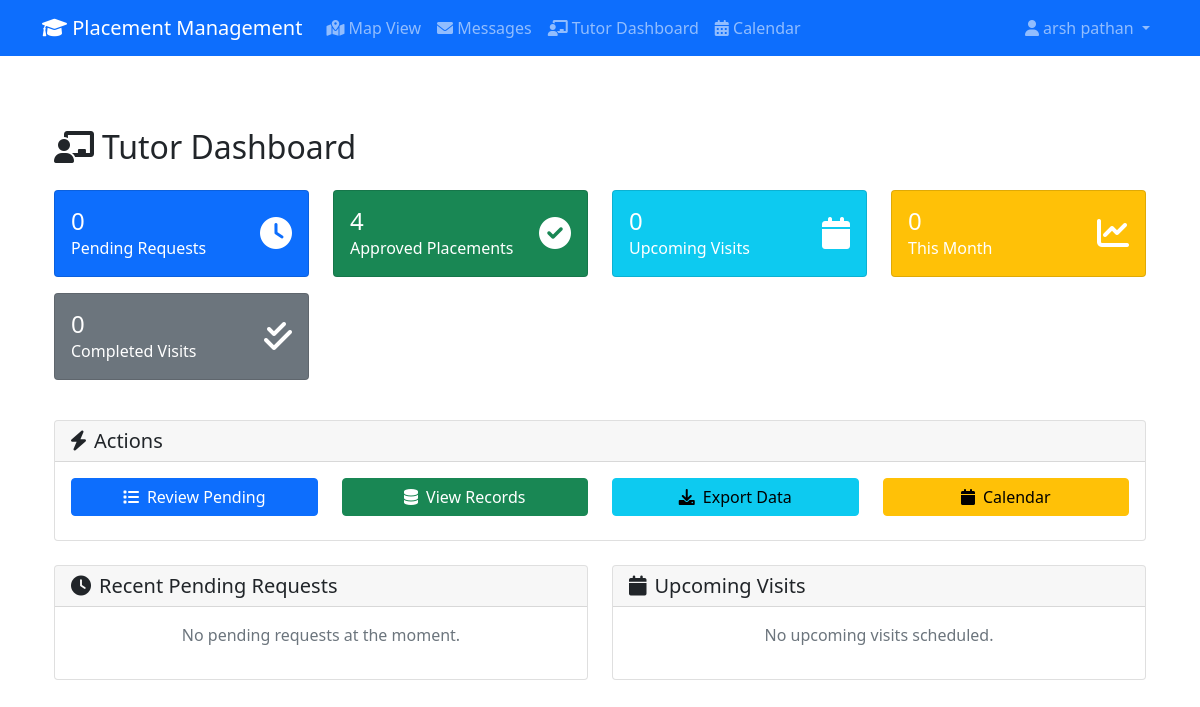
/tutors/dashboard/ (signed in), run on an earlier commit of the app's database.
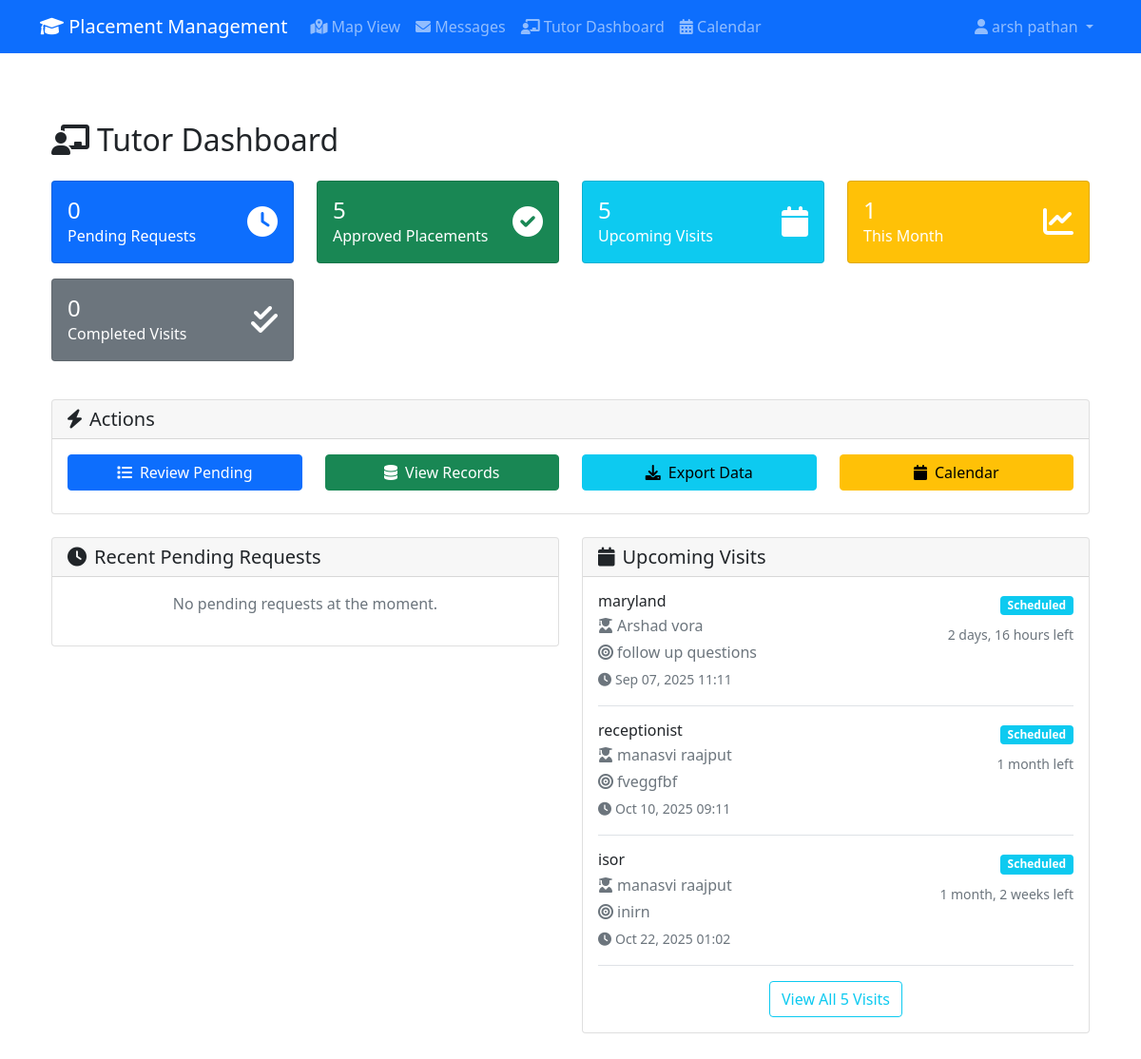
And on a later commit of the database.
### placements/models.py (models this page shows, shortened)
class VisitSchedule(models.Model):
    placement_request = models.ForeignKey(PlacementRequest, on_delete=models.CASCADE)
    tutor = models.ForeignKey(User, on_delete=models.CASCADE)
    visit_date = models.DateTimeField()
    purpose = models.CharField(max_length=200)
    notes = models.TextField(blank=True)
    completed = models.BooleanField(default=False)
    created_at = models.DateTimeField(auto_now_add=True)

class PlacementRequest(models.Model):
    STATUS_CHOICES = (
        ('pending', 'Pending'),
        ('approved_by_provider', 'Approved by Provider'),
        ('approved_by_tutor', 'Approved by Tutor'),
        ('rejected', 'Rejected'),
        ('completed', 'Completed'),
    )
    student = models.ForeignKey(StudentProfile, on_delete=models.CASCADE)
    provider = models.ForeignKey(ProviderProfile, on_delete=models.CASCADE)
    tutor = models.ForeignKey(
        'accounts.TutorProfile',
        on_delete=models.SET_NULL,
        null=True,
        blank=True,
        related_name='placement_requests',
        verbose_name='Assigned Tutor'
    )
    company_name = models.CharField(max_length=200)
    job_title = models.CharField(max_length=100)
    job_description = models.TextField()
    start_date = models.DateField()
    end_date = models.DateField()
    location = models.CharField(max_length=200)
    latitude = models.DecimalField(max_digits=10, decimal_places=8, null=True, blank=True)
    longitude = models.DecimalField(max_digits=11, decimal_places=8, null=True, blank=True)
    status = models.CharField(max_length=20, choices=STATUS_CHOICES, default='pending')
    documents = models.FileField(upload_to='placement_documents/', null=True, blank=True)
    created_at = models.DateTimeField(auto_now_add=True)
    updated_at = models.DateTimeField(auto_now=True)
    provider_approved_at = models.DateTimeField(null=True, blank=True)
    tutor_approved_at = models.DateTimeField(null=True, blank=True)
    approved_by_tutor = models.ForeignKey(
        User,
        on_delete=models.SET_NULL,
        null=True,
        blank=True,
        related_name='approved_placements'
    )
    tutor_comments = models.TextField(blank=True, help_text="Comments from tutor during approval/rejection")
    provider_comments = models.TextField(blank=True, help_text="Comments from provider during approval/rejection")

### accounts/models.py (models this page shows, shortened)
class StudentProfile(models.Model):
    YEAR_CHOICES = (
        (1, 'First Year'),
        (2, 'Second Year'),
        (3, 'Third Year'),
        (4, 'Fourth Year'),
    )
    user = models.OneToOneField(User, on_delete=models.CASCADE)
    student_id = models.CharField(max_length=20, unique=True, validators=[validate_student_id])
    course = models.ForeignKey(Course, on_delete=models.CASCADE, related_name='students')
    year = models.IntegerField(choices=YEAR_CHOICES)
    cgpa = models.DecimalField(max_digits=4, decimal_places=2, null=True, blank=True)
    tutor = models.ForeignKey('TutorProfile', on_delete=models.SET_NULL, null=True, blank=True, related_name='assigned_students')
    resume = models.FileField(upload_to='resumes/', null=True, blank=True)
    address = models.TextField(blank=True)

class User(AbstractUser):
    USER_TYPES = (
        ('student', 'Student'),
        ('tutor', 'Tutor'),
        ('provider', 'Provider'),
    )
    user_type = models.CharField(max_length=10, choices=USER_TYPES)
    phone = models.CharField(max_length=15, blank=True, validators=[validate_phone_number])
    is_verified = models.BooleanField(default=False)
    created_at = models.DateTimeField(auto_now_add=True)
    updated_at = models.DateTimeField(auto_now=True)

### tutors/views.py (the view)
# urls.py: path('dashboard/', views.dashboard, name='dashboard'),
@tutor_required
@handle_exceptions
def dashboard(request):
    pending_requests = PlacementRequest.objects.filter(
        status='approved_by_provider'
    ).order_by('-created_at')
    approved_requests = PlacementRequest.objects.filter(
        approved_by_tutor=request.user
    ).order_by('-created_at')
    upcoming_visits = VisitSchedule.objects.filter(
        tutor=request.user,
        completed=False,
        visit_date__gte=timezone.now()
    ).select_related(
        'placement_request__student__user',
        'placement_request__provider__user'
    ).order_by('visit_date')
    recent_completed_visits = VisitSchedule.objects.filter(
        tutor=request.user,
        completed=True
    ).select_related(
        'placement_request__student__user',
        'placement_request__provider__user'
    ).order_by('-visit_date')[:5]
    total_pending = pending_requests.count()
    total_approved = approved_requests.count()
    total_visits = upcoming_visits.count()
    total_completed_visits = VisitSchedule.objects.filter(
        tutor=request.user,
        completed=True
    ).count()
    current_month = timezone.now().month
    monthly_approvals = PlacementRequest.objects.filter(
        approved_by_tutor=request.user,
        tutor_approved_at__month=current_month
    ).count()
    next_3_visits = upcoming_visits[:3]
    context = {
        'pending_requests': pending_requests[:5],  # Latest 5
        'approved_requests': approved_requests[:5],  # Latest 5
        'upcoming_visits': upcoming_visits[:5],  # Next 5
        'next_3_visits': next_3_visits,  # Next 3 for dashboard
        'recent_completed_visits': recent_completed_visits,
        'stats': {
            'pending': total_pending,
            'approved': total_approved,
            'visits': total_visits,
            'completed_visits': total_completed_visits,
            'monthly_approvals': monthly_approvals,
        }
    }
    return render(request, 'tutors/dashboard.html', context)

### core/context_processors.py (called while the page is built)
def global_context(request):
    context = {
        'site_name': 'Placement Management System',
        'current_year': 2024,
    }
    if hasattr(settings, 'GOOGLE_MAPS_API_KEY'):
        context['google_maps_api_key'] = settings.GOOGLE_MAPS_API_KEY
    else:
        context['google_maps_api_key'] = ''
    return context

### templates/tutors/dashboard.html (shortened to what the changed rows need)
{% extends 'base.html' %}
{% block content %}
<div class="container py-5">
    <div class="row">
        <div class="col-12">
            <h2 class="mb-4">
                <i class="fas fa-chalkboard-teacher me-2"></i>Tutor Dashboard
            </h2>
        </div>
    </div>
    <div class="row mb-4">
        <div class="col-lg-3 col-md-6 mb-3">
            <div class="card bg-success text-white">
                <div class="card-body">
                    <div class="d-flex justify-content-between">
                        <div>
                            <h4 class="mb-0">{{ stats.approved }}</h4>
                            <p class="mb-0">Approved Placements</p>
                        </div>
                    </div>
                </div>
            </div>
        </div>
        <div class="col-lg-3 col-md-6 mb-3">
            <div class="card bg-info text-white">
                <div class="card-body">
                    <div class="d-flex justify-content-between">
                        <div>
                            <h4 class="mb-0">{{ stats.visits }}</h4>
                            <p class="mb-0">Upcoming Visits</p>
                        </div>
                    </div>
                </div>
            </div>
        </div>
        <div class="col-lg-3 col-md-6 mb-3">
            <div class="card bg-warning text-white">
                <div class="card-body">
                    <div class="d-flex justify-content-between">
                        <div>
                            <h4 class="mb-0">{{ stats.monthly_approvals }}</h4>
                            <p class="mb-0">This Month</p>
                        </div>
                    </div>
                </div>
            </div>
        </div>
    </div>
    <div class="row">
        <div class="col-lg-6">
            <div class="card">
                <div class="card-body">
                    {% if next_3_visits %}
                        {% for visit in next_3_visits %}
                        <div class="border-bottom pb-3 mb-3">
                            <div class="d-flex justify-content-between align-items-start">
                                <div>
                                    <h6 class="mb-1">{{ visit.placement_request.company_name }}</h6>
                                    <p class="text-muted mb-1">
                                        <i class="fas fa-user-graduate me-1"></i>{{ visit.placement_request.student.user.get_full_name }}
                                    </p>
                                    <p class="text-muted mb-1">
                                        <i class="fas fa-bullseye me-1"></i>{{ visit.purpose }}
                                    </p>
                                    <small class="text-muted">
                                        <i class="fas fa-clock me-1"></i>{{ visit.visit_date|date:"M d, Y H:i" }}
                                    </small>
                                </div>
                                <div class="text-end">
                                    <span class="badge bg-info mb-2">Scheduled</span>
                                    <br>
                                    <small class="text-muted">
                                        {% if visit.visit_date|date:"Y-m-d" == "now"|date:"Y-m-d" %}
                                            <span class="text-warning">Today!</span>
                                        {% else %}
                                            {{ visit.visit_date|timeuntil }} left
                                        {% endif %}
                                    </small>
                                </div>
                            </div>
                        </div>
                        {% endfor %}
                        {% if upcoming_visits|length > 3 %}
                        <div class="text-center">
                            <a href="{% url 'tutors:calendar' %}" class="btn btn-outline-info">
                                View All {{ upcoming_visits|length }} Visits
                            </a>
                        </div>
                        {% endif %}
                    {% else %}
                        <p class="text-muted text-center">No upcoming visits scheduled.</p>
                    {% endif %}
                </div>
            </div>
        </div>
    </div>
</div>
{% endblock %}

What changed in the data, as far as the page shows it:
added VisitSchedule: placement_request.company_name "maryland", placement_request.student.user.get_full_name "Arshad vora", purpose "follow up questions", visit_date "Sep 07, 2025 11:11", visit_date "2 days, 16 hours"
added VisitSchedule: placement_request.company_name "receptionist", placement_request.student.user.get_full_name "manasvi raajput", purpose "fveggfbf", visit_date "Oct 10, 2025 09:11", visit_date "1 month"
added VisitSchedule: placement_request.company_name "isor", placement_request.student.user.get_full_name "manasvi raajput", purpose "inirn", visit_date "Oct 22, 2025 01:02", visit_date "1 month, 2 weeks"
Also different on the page:
{{ stats.approved }}: "4" → "5"
{{ stats.visits }}: "0" → "5"
{{ stats.monthly_approvals }}: "0" → "1"
{{ upcoming_visits|length }}: (not shown) → "5"
text no longer shown: "No upcoming visits scheduled."
text now shown: "View All Visits"
